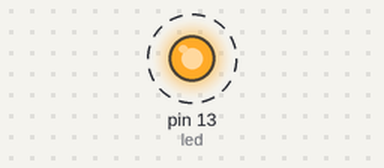
A sketch run on a simulated Arduino Uno, built with avr-gcc and run on an emulated ATmega328P. On the bench: output pins drawn as LEDs (lit = HIGH). Dashed ring = blinking. EEPROM starts erased.

Above: at 0.5 s.
Timing chart, 0 to 4.6 s (numbered marks = the images above):
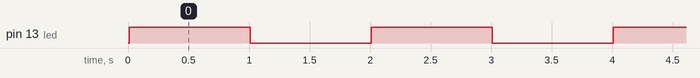

Measured:
- by itself, pin 13 (led): alternates HIGH for 1.0 s and LOW for 1.0 s

The sketch:

union.ino
```cpp
#include<EEPROM.h>

union data              //union 是共用体的 定义的关键词  联合
{
float a;
byte b[4];
};

data c;
int addr = 0;
int led = 13;

void setup()
{
  c.a=987.65;
  for(int i = 0;i<4;i++)
      {
       EEPROM.write(c.b[i],i);   //  EEPROM.write(addr,val);
       }
   pinMode(led,1);
}

void loop()
{
    digitalWrite(led,1);
    delay(1000);
    digitalWrite(led,0);
    delay(1000);
}
```
